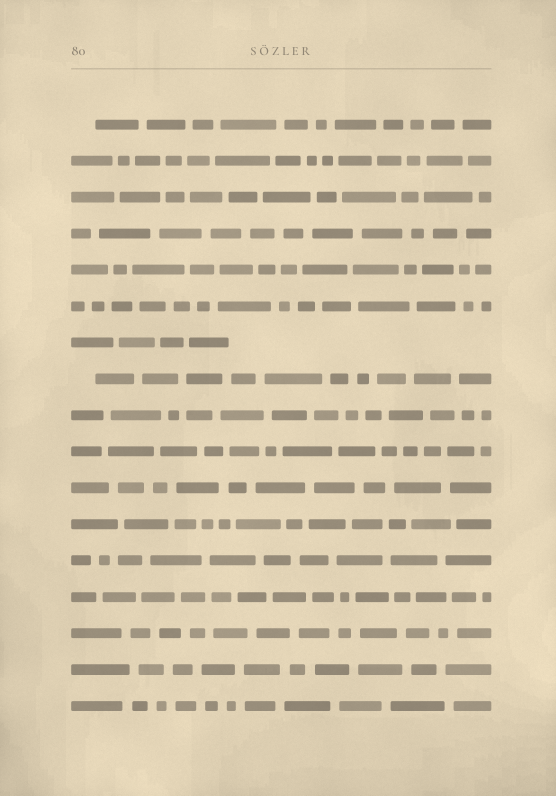
#> input picture video-kaynak/onuncu-soz-tezyinat/blender/tex/sayfa80.png, 1112 x 1591 px, given in place of 0005.png, which was not available (shown at 1/2 size)
$ python sus_luma.py tex 5 5
#> lines starting #> are read from the running program, lines starting #| are printed output that depends on the picture
#!/usr/bin/env python3
"""Outro son plan: susleme bolgelerinin kare-kare ortalama parlakligi (Rec.709 luma).
Kullanim: python3 sus_luma.py <dizin> [f0 f1]   (dizinde 0080.png ... bicimi)"""
import sys, numpy as np
from PIL import Image
d = sys.argv[1]; f0, f1 = (int(sys.argv[2]), int(sys.argv[3])) if len(sys.argv) > 3 else (80, 129)
REG = {'sag_alt': (720, 880, 820, 960), 'sol_alt': (420, 940, 540, 1020), 'madalyon': (430, 780, 640, 900)}
vals = {k: [] for k in REG}
for f in range(f0, f1 + 1):
    a = np.asarray(Image.open(f'{d}/{f:04d}.png').convert('RGB')).astype(float)
    for k, (x0, y0, x1, y1) in REG.items():
        p = a[y0:y1, x0:x1]
        vals[k].append(float((p[..., 0] * 0.2126 + p[..., 1] * 0.7152 + p[..., 2] * 0.0722).mean()))
#> this loop made 3 passes
#> pass 1, `p = a[y0:y1, x0:x1]`:
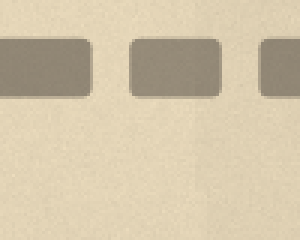
#> p: shape (80, 100, 3) float64 (shown 3 times larger); mean R, G, B 210.9, 196.9, 169.4
#> pass 2, `p = a[y0:y1, x0:x1]`:
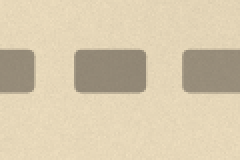
#> p: shape (80, 120, 3) float64 (shown 2 times larger); mean R, G, B 214.5, 200.2, 172.2
#> pass 3, `p = a[y0:y1, x0:x1]`:
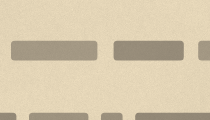
#> p: shape (120, 210, 3) float64; mean R, G, B 215.1, 200.8, 172.7
for k, v in vals.items():
#> (the run stopped early here; a loop or call above may not have finished)
